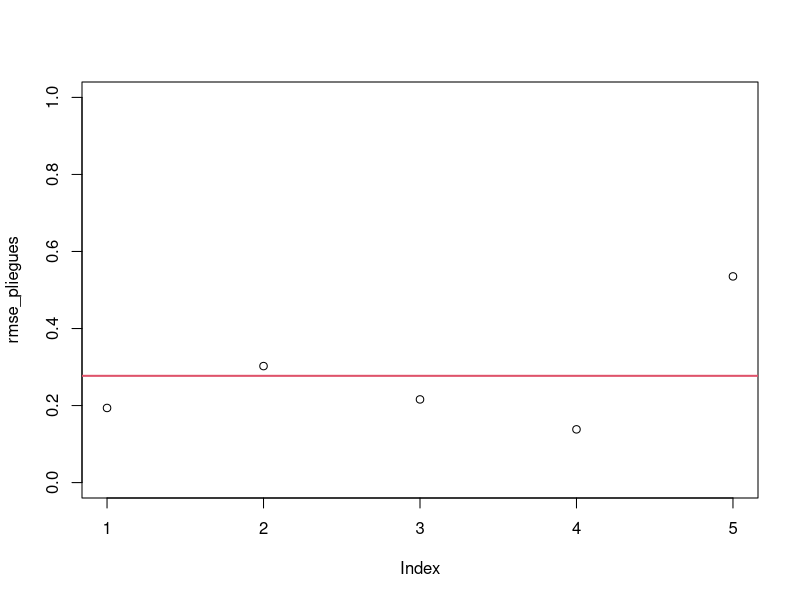
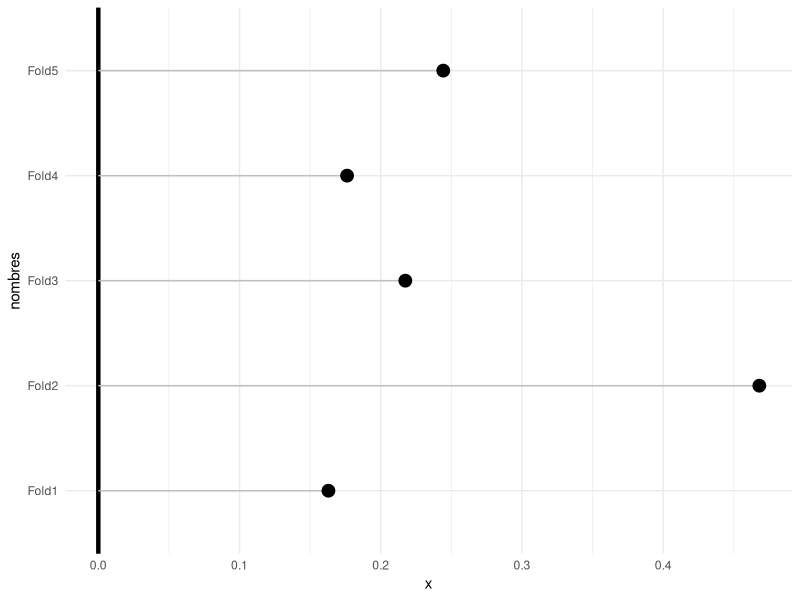

Recreate these plots in R, in order.
# Validacion cruzada de nuestra red neuronal. ------------------

# Paquetes ----------------------------------------------------------------

library("caret")
library("nnet")
library("parallel")

# funcion de pliegue ------------------------------------------------------

rmse_fold <- function(pliegue, form, datos,  nn_size){
  pliegue_logic <- seq_len(nrow(datos)) %in% pliegue
  entrena <- subset(datos, !pliegue_logic)
  prueba <- subset(datos, pliegue_logic)
  modelo <- nnet(form, data = datos, size = nn_size, linout = TRUE, trace = FALSE)
  response_name <- setdiff(names(datos), modelo$coefnames)
  Y_pronosticado <- predict(modelo, newdata = prueba)
  rmse <- RMSE(Y_pronosticado, prueba[[response_name]])
  rmse
}


# Red neuronal ------------------------------------------------------------


n_pliegues <- 5
tamano_muestral <- 30
neuronas <- 10

genera_y <- function(x){
  cos(x) + rnorm(length(x), 0, 0.5)
}

X <- seq(0, 3*pi, length.out = tamano_muestral)
Y <- genera_y(X)

data.frame(X, Y) -> muestra


createFolds(muestra$Y, k = n_pliegues) -> pliegues

mclapply(
  pliegues,
  rmse_fold, 
  Y ~ X,
  muestra, 
  nn_size = neuronas, 
  mc.cores = 1 #floor(detectCores()*0.8)
) -> rmse_pliegues

rmse_pliegues <- unlist(rmse_pliegues)
mean(rmse_pliegues)

plot(rmse_pliegues, ylim = c(0, 1))
abline(h = mean(rmse_pliegues), col = 2, lwd = 2)


# Tidy approach -----------------------------------------------------------

library("dplyr")
library("magrittr")

n_pliegues <- 5
tamano_muestral <- 30
neuronas <- 10

tibble(
  pliegues = createFolds(muestra$Y, k = n_pliegues),
  rmse_pliegues = mclapply(
    pliegues,
    rmse_fold, 
    Y ~ X,
    muestra, 
    nn_size = neuronas, 
    mc.cores = 1 #floor(detectCores()*0.8)
  ) %>% unlist,
  nombres = names(pliegues)
) -> validacion

validacion %$% mean(rmse_pliegues)

ggplot(validacion) +
  geom_vline(aes(xintercept = 0), size = 1.5) +
  geom_segment(aes(x = 0, y = nombres, xend = rmse_pliegues, yend = nombres), colour = "grey75") +
  geom_point(aes(x = rmse_pliegues, y = nombres), size = 4) +
  theme_minimal()